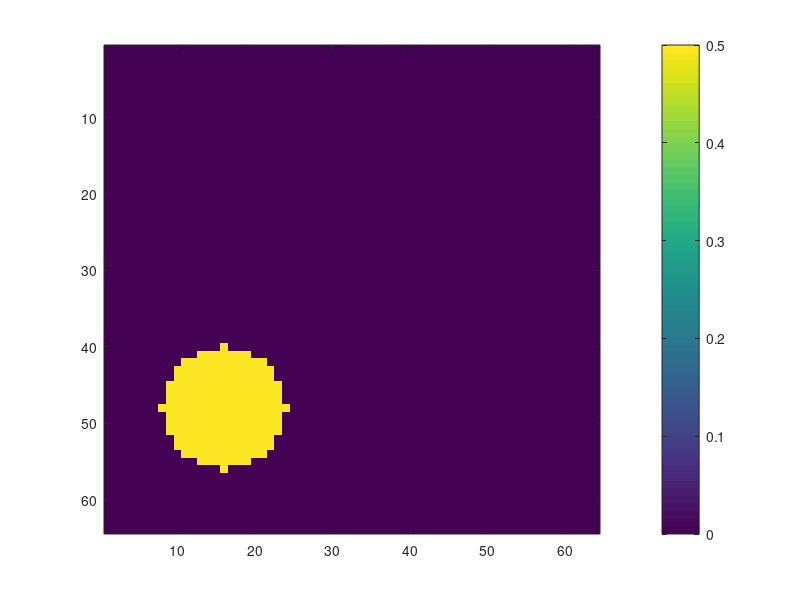

This chart was generated by the following MATLAB code: (Note: this script raises an error after producing the figure.)
% REACTDIFF script for testing stencil-based CG for Diffusion/Reaction problems.
% 

%% SET PARAMS

nx      = 64;
ny      = 64;
assert(nx == ny, 'Grid must be square. Set nx = ny.');
N       = nx * ny;
x0      = 0;
xmax    = 1;
y0      = 0;
ymax    = 1;
tlim    = 0.01;
tsteps  = 10;

maxitCG = 100;
tolCG   = 1e-4;

maxitNT = 20;
tolNT   = 1e-8;

T  = linspace(0, tlim, tsteps);
dt = tlim/tsteps;

bndN = 0.00;
bndS = 0.00;
bndW = 0.00;
bndE = 0.00;

bnd.bndN = bndN;
bnd.bndS = bndS;
bnd.bndE = bndE;
bnd.bndW = bndW;

dx = (xmax-x0)/(nx);
dy = (ymax-y0)/(ny);

%D = 1;          % Diffusion constant
%R = 1;
F = 0.5;        % Initial condition

alpha = dx^2/dt;
dxs   = 100 / dx^2;


global A;
A = -gallery('poisson', nx);

%% SET INITIAL CONDITIONS
X = zeros(nx,ny);
    
% Center and radius of the circle
c  = [xmax-1/4, y0+1/4];
r  = min(c) / 2;

for j = 1:nx
    x = x0 + j*dx;
    for k = 1:ny
        p = [x, y0+k*dy];
        %disp(p);
        if norm(c-p) <= r
            X(j,k) = F;
        end
    end
end

%% SET BOUNDARY CONDITIONS

X(1,:)   = bndN;
X(end,:) = bndS;
X(:,1)   = bndW;
X(:,end) = bndE;

X = X(:);

%% RUN TIME-S

figure('Name',sprintf('%d x %d grid', nx, ny));

global f;

tTot = tic;

ts = 1;
for t = T
    
    fprintf('T-step %4d/%4d:\n', ts, tsteps);
    
    Xold = X;
    imagesc(reshape(X, nx,nx)); colorbar; pause(0.5);

    convNT = false;
    for k = 1:maxitNT
        
        %f = @(X) drstencil(X, Xold, nx, ny, alpha, dxs);
        f = @(X) diffusereact(X, Xold, alpha, dxs);
        
        X = f(Xold);
        
        fB = norm(X);
        fprintf('NWT: it=%3d, ||f(B)|| = %.4e   |  ', k, fB);
        if (fB < tolNT)
            fprintf('Newton method has converged!\n');
            convNT = true;
            break;
        end
    
        [dX, flg, relres, its] = stencil_pcg(f, X, tolCG, maxitCG);
    
        
        fprintf('CG: ');
        switch flg
        case 1
            fprintf('CG iterated %d times but did not converge.\n', maxitCG);
        case 2
            fprintf('CG preconditioner M was ill-conditioned.\n');
        case 3
            fprintf('CG stagnated.\n');
        case 4
            fprintf('CG: one of the scalar quantities is too small or too large.\n');
        end
        
        if flg > 0
            break;
        end
    
        fprintf('residual %.4e after %3d iterations.\n', relres, its);
        X    = Xold - dX;
        Xold = X;
        %spy(reshape(dX, nx,nx))
        
    end
    
    imagesc(reshape(X, nx,nx)); colorbar;
    
    if convNT
        ts = ts+1;
        continue;
    else
        error('Newton method FAILED to converge.');
    end
    
        
    
end

fprintf('-----------------------------------\n');
fprintf('Simulation took %f seconds.\n', toc(tTot));



